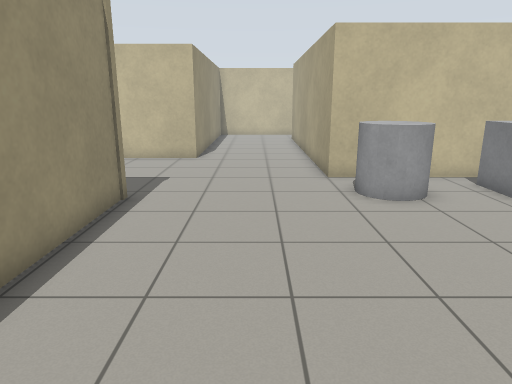
View 1 (above)

19 first-person views from a walk through a robot-simulator world made for Gazebo. The camera is 1.3 m above the floor, tilts 14° down and sees 70° across. The floor is counted in squares, 0.5 m on a side. Each view is taken from the middle of a square. On the plan, view 1 faces up. The plan holds only what a view shows up to about 20 squares ahead; the rest is blank. Gazebo's built-in surfaces are drawn with simple patterns.

View 2
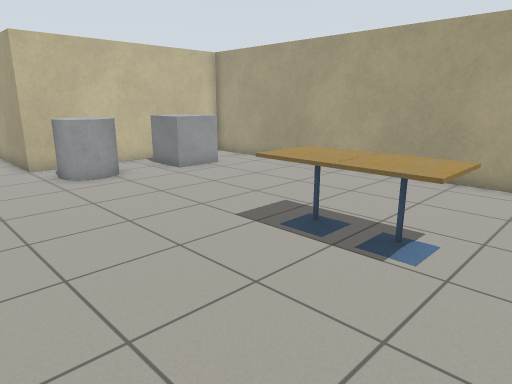

View 3
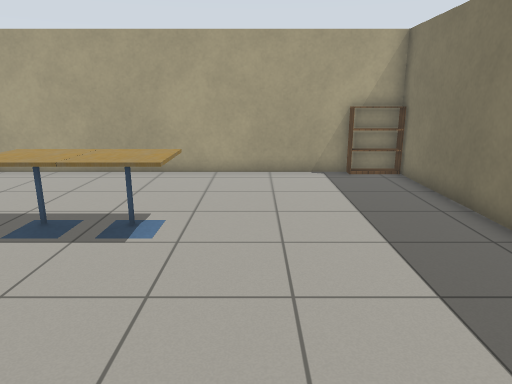

View 4
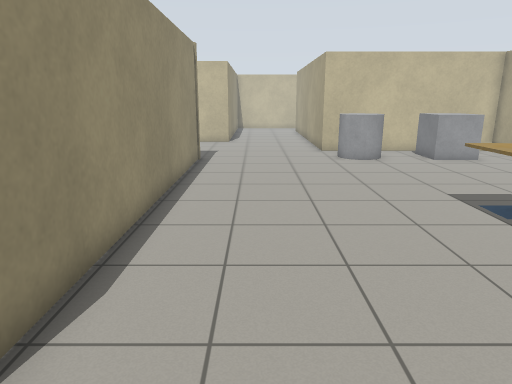

View 5
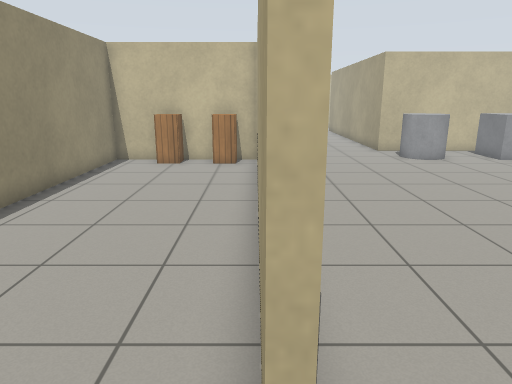

View 6
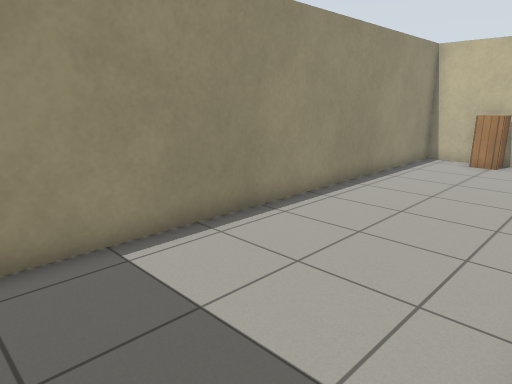

View 7
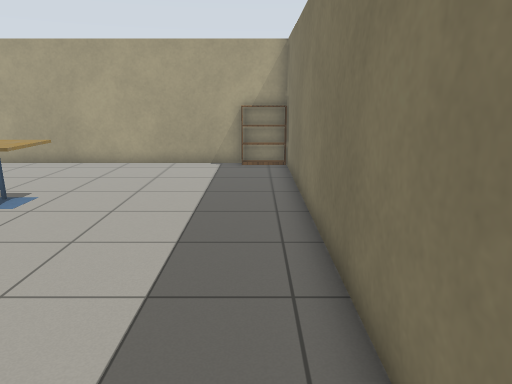

View 8
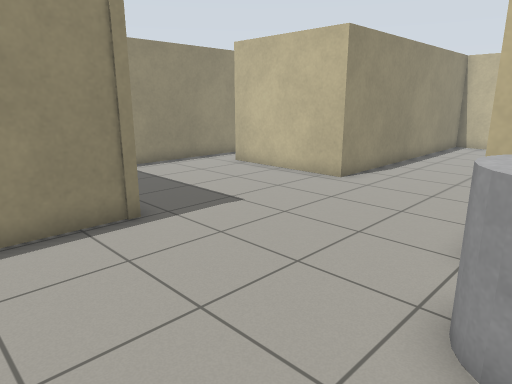

View 9
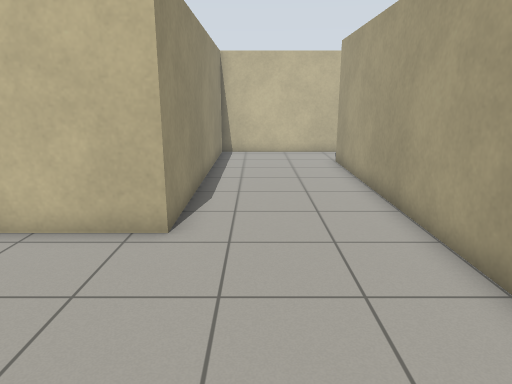

View 10
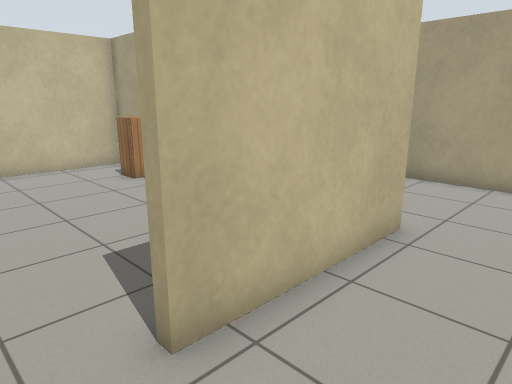

View 11
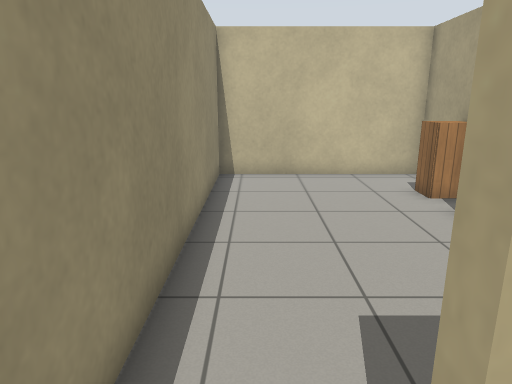

View 12
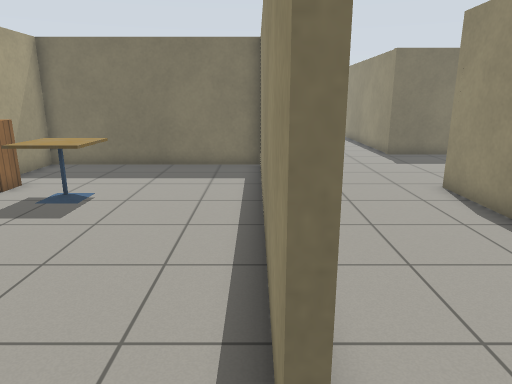

View 13
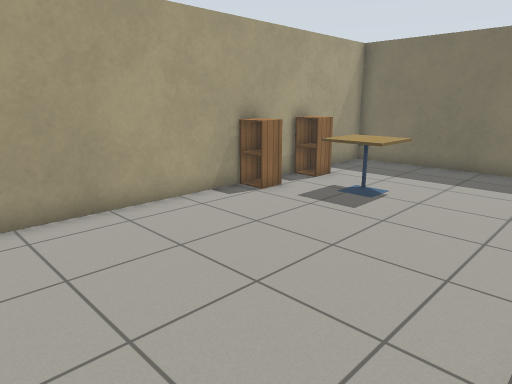

View 14
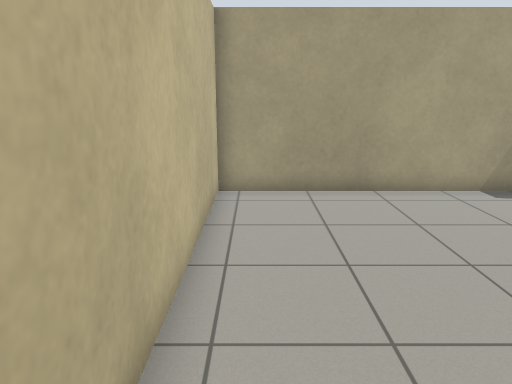

View 15
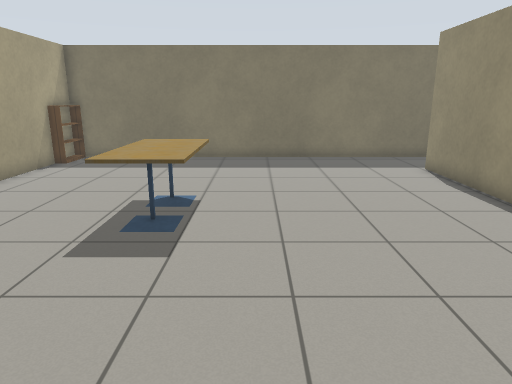

View 16
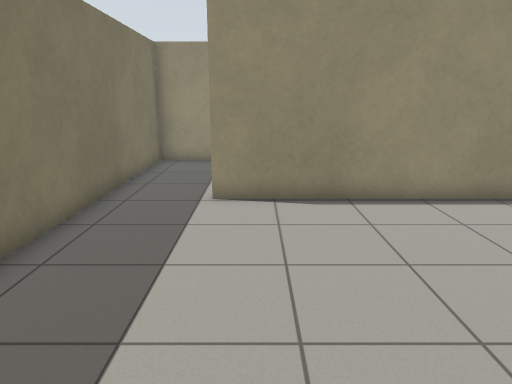

View 17
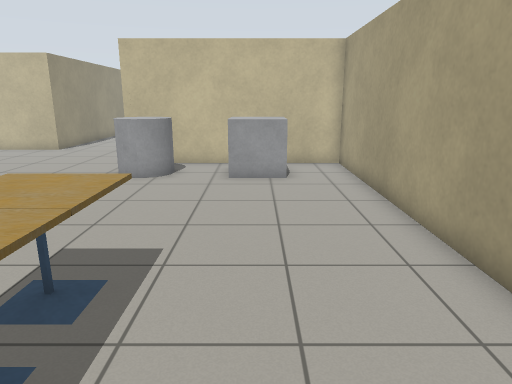

View 18
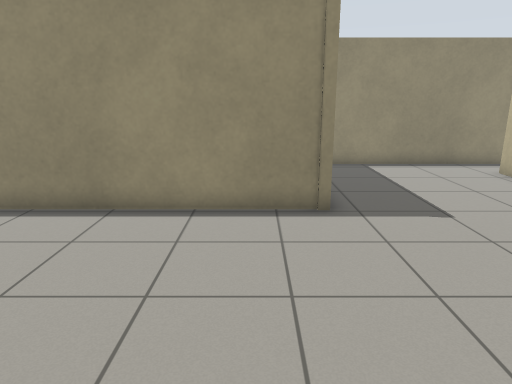

View 19
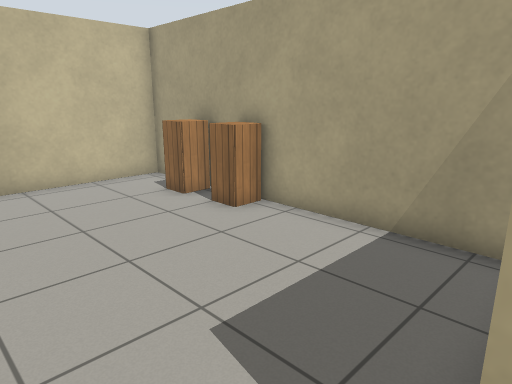

### Floor plan
Ten units are one square. View 1 is at (0, 0); x grows to the right and y downward. Boxes are objects, and circles mark ways between rooms. Rooms are numbered by the first view taken in them; rooms with no view inside come last. Other rooms are left out.
<svg viewBox="-108 -296 229 386">
<path fill="none" stroke="#000" d="M-66 -98 -36 -98 -36 52M-103 -175 -103 -113M-46 83 116 83 116 -125 25 -125 25 -261M24 -291 -28 -291 -28 -170 -83 -170 -83 -174M28 -261 28 -148M27 -128 116 -128 116 -291 24 -291M-39 -15 -39 -24M-39 52 -39 5M-39 -95 -103 -95 -103 83 -46 83M-31 -180 -31 -291 -103 -291 -103 -175"/>
<rect x="25" y="-115" width="30" height="20" fill="#bbb"><title>grey cylinder</title></rect>
<rect x="45" y="-5" width="20" height="20" fill="#bbb"><title>cafe table</title></rect>
<rect x="45" y="-25" width="20" height="20" fill="#bbb"><title>cafe table</title></rect>
<rect x="65" y="-115" width="30" height="20" fill="#bbb"><title>grey box</title></rect>
<rect x="105" y="65" width="10" height="20" fill="#bbb"><title>bookshelf</title></rect>
<rect x="75" y="-195" width="20" height="20" fill="#bbb"><title>cafe table</title></rect>
<rect x="105" y="-175" width="10" height="10" fill="#bbb"><title>cabinet</title></rect>
<rect x="105" y="-205" width="10" height="10" fill="#bbb"><title>cabinet</title></rect>
<rect x="-85" y="-95" width="10" height="10" fill="#bbb"><title>cabinet</title></rect>
<rect x="-65" y="-95" width="20" height="10" fill="#bbb"><title>cabinet</title></rect>
<rect x="-45" y="-245" width="10" height="10" fill="#bbb"><title>cabinet</title></rect>
<rect x="-45" y="-265" width="10" height="10" fill="#bbb"><title>cabinet</title></rect>
<circle cx="30" cy="-275" r="3" fill="#2a7"/>
<circle cx="-40" cy="70" r="3" fill="#2a7"/>
<circle cx="-95" cy="-170" r="3" fill="#2a7"/>
<text x="20" y="-70">1</text>
<text x="70" y="-210">2</text>
<text x="-80" y="-10">3</text>
<text x="-70" y="-230">4</text>
</svg>
Room 1 opens to room 2. Room 1 opens to room 3. Room 1 opens to room 4.

Where each view was taken, in squares from view 1:
view 1: 0 up, 0 right, facing up
view 2: 3 down, 1 left, facing up-right
view 3: 3 down, 2 left, facing right
view 4: 7 down, 1 left, facing up
view 5: 7 down, 4 left, facing up
view 6: 8 down, 4 left, facing up-left
view 7: 7 down, 4 left, facing right
view 8: 6 up, 4 right, facing up-left
view 9: 10 up, 1 left, facing up
view 10: 14 up, 10 left, facing up-right
view 11: 16 up, 9 left, facing up
view 12: 28 up, 3 right, facing down
view 13: 28 up, 3 right, facing down-right
view 14: 28 up, 1 right, facing right
view 15: 9 up, 3 right, facing down
view 16: 4 down, 6 right, facing left
view 17: 3 down, 8 right, facing up
view 18: 8 up, 5 right, facing left
view 19: 17 up, 10 left, facing up-right
